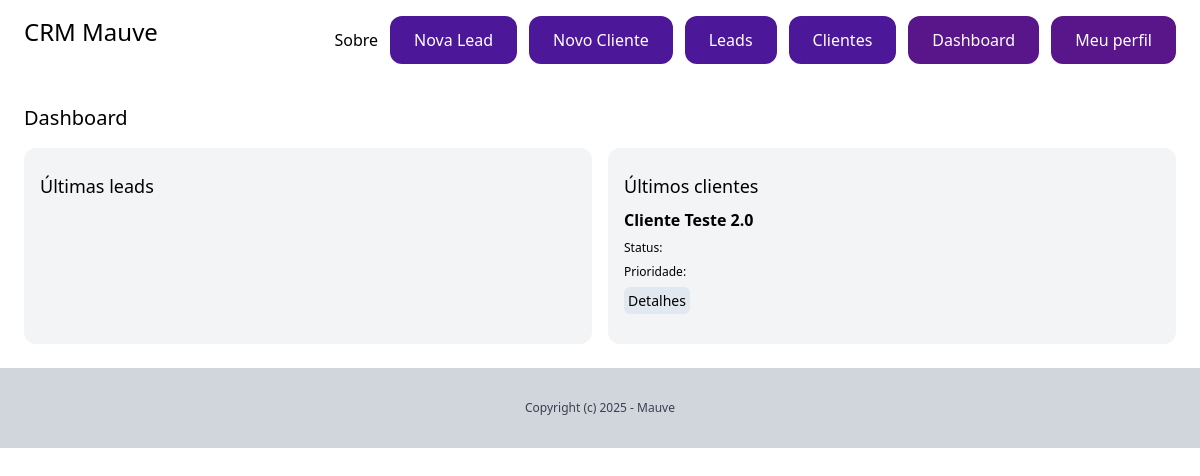
Before: /dashboard/ (signed in) with the older database file.
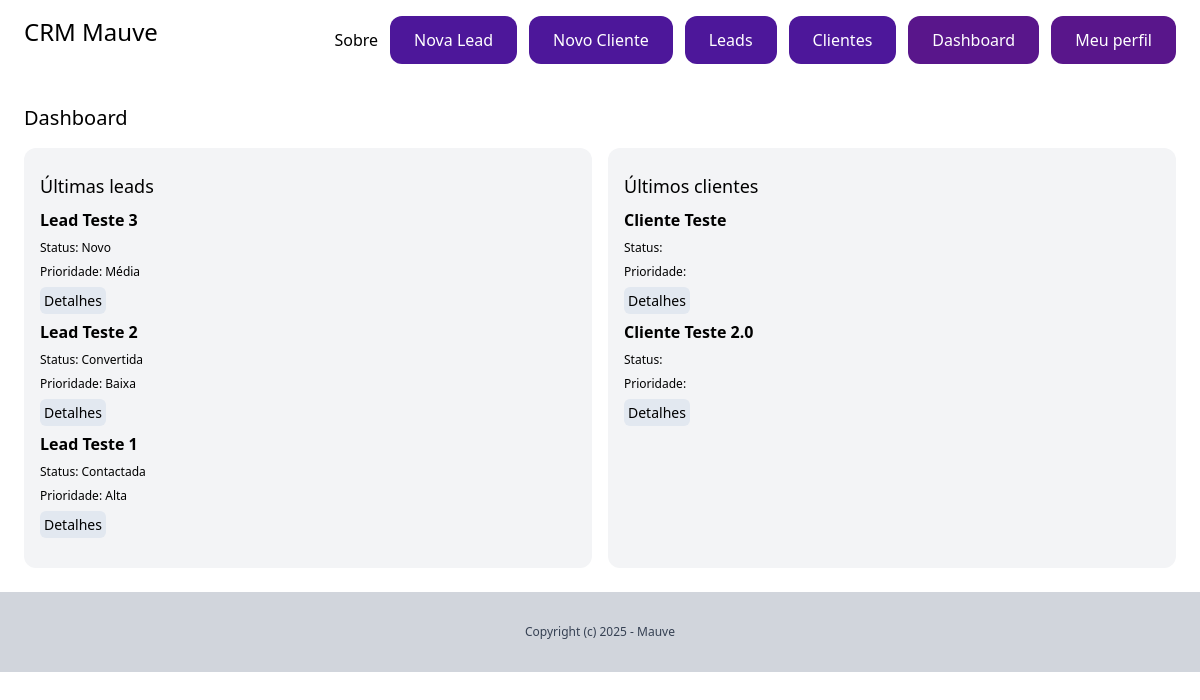
After: the same page with the newer database file.
### client/models.py (models this page shows, shortened)
class Client(models.Model):
    team = models.ForeignKey(Team, related_name='clients', on_delete=models.CASCADE)
    nome = models.CharField(max_length=255)
    email = models.EmailField()
    sobre = models.CharField(blank=True, null=True)
    criado_por = models.ForeignKey(User, related_name='clients', on_delete=models.CASCADE)
    criado_em = models.DateTimeField(auto_now_add=True)
    modificado_em = models.DateTimeField(auto_now=True)
    class Meta:
        ordering = ('nome',)

### lead/models.py (models this page shows, shortened)
class Lead(models.Model):
    LOW = 'baixa'
    MEDIUM = 'media'
    HIGH = 'alta'
    CHOICES_PRIORITY = [
        (LOW, 'Baixa'),
        (MEDIUM, 'Média'),
        (HIGH, 'Alta')
    ]
    NOVO = 'novo'
    CONT = 'contactada'
    CONV = 'convertida'
    PERD = 'perdida'
    CHOICES_STATUS = [
        (NOVO, 'Novo'),
        (CONT, 'Contactada'),
        (CONV, 'Convertida'),
        (PERD, 'Perdida'),
    ]
    team = models.ForeignKey(Team, related_name='leads', on_delete=models.CASCADE)
    nome = models.CharField(max_length=255)
    email = models.EmailField()
    sobre = models.CharField(blank=True, null=True)
    prioridade = models.CharField(max_length=10, choices=CHOICES_PRIORITY, default=MEDIUM)
    status = models.CharField(max_length=10, choices=CHOICES_STATUS, default=NOVO)
    convertida_para_client = models.BooleanField(default=False)
    criada_por = models.ForeignKey(User, related_name='leads', on_delete=models.CASCADE)
    criada_em = models.DateTimeField(auto_now_add=True)
    modificada_em = models.DateTimeField(auto_now=True)
    class Meta:
        ordering = ('nome',)

### dashboard/views.py (the view)
# urls.py: path('', views.dashboard, name='dashboard'),
@login_required
def dashboard(request):
    team = Team.objects.filter(criado_por=request.user)[0]
    leads = Lead.objects.filter(team=team, convertida_para_client=False).order_by('-criada_em')[0:5]
    clients = Client.objects.filter(team=team).order_by('-criado_em')[0:5]
    return render(request, 'dashboard/dashboard.html', {
        'leads': leads,
        'clients': clients,
    })

### dashboard/templates/dashboard/dashboard.html (shortened to what this page needs)
{% extends 'core/base.html' %}
{% block content %}
    <div class="py-6 px-6">
        <h1 class="mb-4 text-xl">Dashboard</h1>
        <div class="flex space-x-4">
            <div class="w-1/2 px-4 py-6 bg-gray-100 rounded-xl leads">
                <h2 class="text-lg mb-2">Últimas leads</h2>
                {% for lead in leads %}
                    <div class="lead mb-2">
                        <div class="space-y-2">
                            <h3 class="font-semibold">{{ lead.nome }}</h3>
                            <p class="text-xs">Status: {{ lead.get_status_display }}</p>
                            <p class="text-xs">Prioridade: {{ lead.get_prioridade_display }}</p>
                            <a href="{% url 'sobre_lead' lead.pk %}" class="py-1 px-1 text-sm bg-slate-200 rounded-md hover:bg-slate-100">Detalhes</a>
                        </div>
                    </div>
                {% endfor %}
            </div>
            <div class="w-1/2 px-4 py-6 bg-gray-100 rounded-xl clients">
                <h2 class="text-lg mb-2">Últimos clientes</h2>
                {% for client in clients %}
                    <div class="client mb-2">
                        <div class="space-y-2">
                            <h3 class="font-semibold">{{ client.nome }}</h3>
                            <p class="text-xs">Status: {{ client.get_status_display }}</p>
                            <p class="text-xs">Prioridade: {{ client.get_prioridade_display }}</p>
                            <a href="{% url 'sobre_client' client.pk %}" class="py-1 px-1 text-sm bg-slate-200 rounded-md hover:bg-slate-100">Detalhes</a>
                        </div>
                    </div>
                {% endfor %}
            </div>
        </div>
    </div>
{% endblock %}

### core/templates/core/base.html (shortened to what this page needs)
<!doctype html>
<html>
<head>
    <script src="https://cdn.jsdelivr.net/npm/@tailwindcss/browser@4"></script>
</head>
<body>
    <nav class="py-4 px-6 flex justify-between">
        <a href="/" class="text-2xl">CRM Mauve</a>
        <div class="text-white space-4 space-x-3 flex items-center">
            <a href="{% url 'about' %}" class="text-black">Sobre</a>
            {% if request.user.is_authenticated %}
            <a href="{% url 'add_lead' %}" class="py-3 px-6 bg-violet-900 rounded-xl hover:bg-violet-600">Nova Lead</a>
            <a href="{% url 'add_client' %}" class="py-3 px-6 bg-violet-900 rounded-xl hover:bg-violet-600">Novo Cliente</a>
            <a href="{% url 'leads_lista' %}" class="py-3 px-6 bg-violet-900 rounded-xl hover:bg-violet-600">Leads</a>
            <a href="{% url 'clients_lista' %}" class="py-3 px-6 bg-violet-900 rounded-xl hover:bg-violet-600">Clientes</a>
            <a href="{% url 'dashboard' %}" class="py-3 px-6 bg-purple-900 rounded-xl hover:bg-purple-600">Dashboard</a>
            <a href="{% url 'perfil' %}" class="py-3 px-6 bg-purple-900 rounded-xl hover:bg-purple-600">Meu perfil</a>
            {% else %}
                <a href="{% url 'login' %}" class="py-3 px-6 bg-violet-900 rounded-xl hover:bg-violet-600">Entrar</a>
                <a href="{% url 'signup' %}" class="py-3 px-6 bg-violet-700 rounded-xl   hover:bg-violet-950" href="/">Cadastro</a>
            {% endif %}
        </div>
    </nav>
    {% block content %}
    {% endblock %}
    <footer class="py-8 text-center bg-gray-300">
            <p class="text-xs text-gray-700">Copyright (c) 2025 - Mauve</p>
    </footer>
</body>
</html>

Changed rows visible on the page:
added Lead: nome "Lead Teste 3", status "Novo", prioridade "Média"
added Lead: nome "Lead Teste 2", status "Convertida", prioridade "Baixa"
added Lead: nome "Lead Teste 1", status "Contactada", prioridade "Alta"
added Client: nome "Cliente Teste"
